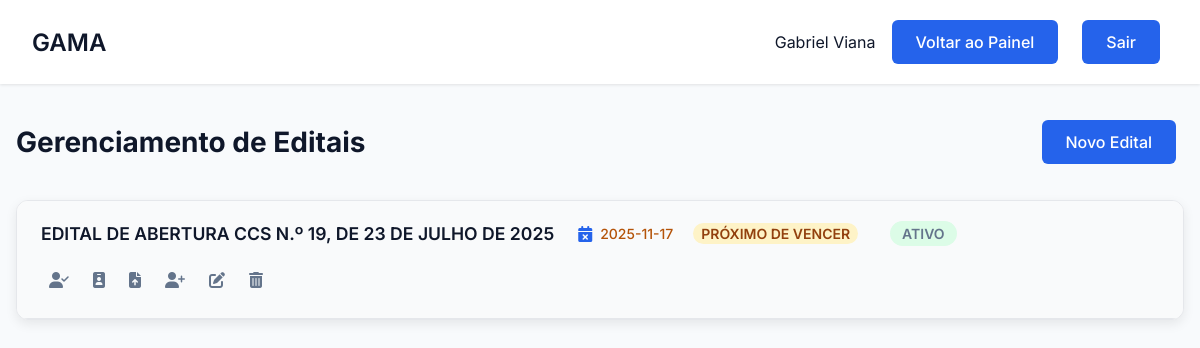
The app's page /edital/painel (signed in) with its own data.
### tables this page shows
CREATE TABLE Edital (
        id_edital INTEGER PRIMARY KEY AUTOINCREMENT,
        numero_edital TEXT NOT NULL UNIQUE,
        data_edital DATE NOT NULL,
        data_publicacao DATE NOT NULL,
        vencimento_edital DATE NOT NULL,
        prazo_prorrogacao INTEGER,
        status TEXT NOT NULL CHECK (status IN ('ativo', 'inativo', 'prorrogado'))
    );

### gama/routes/edital_routes.py (the view)
@edital_bp.route('/painel')
def painel():
    if not check_admin():
        flash('Acesso negado. Apenas administradores podem gerenciar editais.', 'error')
        return redirect(url_for('auth.login'))
    editais_raw = Edital.get_all()
    editais_com_status_vencimento = []
    hoje = date.today()
    tres_meses_frente = hoje + timedelta(days=90)
    for edital_tuple in editais_raw:
        edital_lista = list(edital_tuple)
        status_vencimento = 'ok'
        try:
            data_vencimento = datetime.strptime(edital_lista[4], '%Y-%m-%d').date()
            if data_vencimento < hoje:
                status_vencimento = 'vencido'
            elif hoje <= data_vencimento <= tres_meses_frente:
                status_vencimento = 'proximo'
        except (ValueError, TypeError):
            pass
        edital_lista.append(status_vencimento)
        editais_com_status_vencimento.append(edital_lista)
    candidatos_agrupados = {}
    candidatos_simples = {}
    for edital in editais_com_status_vencimento:
        todos_candidatos_do_edital = Candidato.get_by_edital(edital[0])
        candidatos_simples[edital[0]] = todos_candidatos_do_edital
        candidatos_agrupados_por_cargo = defaultdict(list)
        for candidato in todos_candidatos_do_edital:
            nome_cargo = candidato[11]
            candidatos_agrupados_por_cargo[nome_cargo].append(candidato)
        candidatos_agrupados[edital[0]] = dict(sorted(candidatos_agrupados_por_cargo.items()))
    opcoes_unidade = Opcao.get_por_tipo('unidade')
    vagas_livres = Vaga.get_all_vagas_livres()
    return render_template(
        'edital.html',
        nome=session.get('nome'),
        editais=editais_com_status_vencimento,
        candidatos_por_edital_agrupado=candidatos_agrupados,
        candidatos_por_edital_simples=candidatos_simples,
        opcoes_unidade=opcoes_unidade,
        vagas_livres=vagas_livres
    )

### app.py (called while the page is built)
@app.before_request
def make_session_permanent():
    session.permanent = True

### gama/database/database.py (called while the page is built)
def conectar():
    diretorio_db = "gama/database"
    if not os.path.exists(diretorio_db):
        os.makedirs(diretorio_db)
    return sqlite3.connect(f"{diretorio_db}/editais.db")

### gama/models/configuracao.py (called while the page is built)
    @staticmethod
    def get_por_tipo(tipo_opcao):
        conn = conectar()
        conn.row_factory = sqlite3.Row # Retorna como dicionário
        cursor = conn.cursor()
        try:
            cursor.execute("SELECT * FROM Opcao WHERE tipo_opcao = ? ORDER BY valor_opcao", (tipo_opcao,))
            return [dict(row) for row in cursor.fetchall()]
        except sqlite3.Error as e:
            print(f"Erro ao buscar opções: {e}")
            return []
        finally:
            conn.close()

### gama/models/edital.py (called while the page is built)
    @staticmethod
    def get_all():
        conn = conectar()
        cursor = conn.cursor()
        try:
            cursor.execute("SELECT * FROM Edital ORDER BY data_publicacao DESC")
            return cursor.fetchall()
        except sqlite3.Error as e:
            print(f"Erro ao buscar editais: {e}")
            return []
        finally:
            conn.close()

### gama/models/vaga.py (called while the page is built)
    @staticmethod
    def get_all_vagas_livres():
        conn = conectar()
        conn.row_factory = sqlite3.Row
        cursor = conn.cursor()
        try:
            cursor.execute("""
                SELECT v.id, v.cod_vaga, v.area, cg.nome_cargo
                FROM Vaga v
                JOIN CargoGestao cg ON v.cargo_gestao_id = cg.id
                WHERE v.situacao = 'Livre'
                ORDER BY cg.nome_cargo, v.cod_vaga
            """)
            return [dict(row) for row in cursor.fetchall()]
        except sqlite3.Error as e:
            print(f"Erro ao buscar vagas livres: {e}")
            return []
        finally:
            conn.close()

### gama/routes/edital_routes.py (called while the page is built)
def check_admin():
    return 'usuario_id' in session and session.get('tipo') == 'administrador' or 'usuario'

### gama/templates/edital.html (shortened to what this page needs)
<!DOCTYPE html>
<html lang="pt-BR">
<head>
    <link rel="stylesheet" href="{{ url_for('static', filename='css/edital.css') }}">
    <link rel="stylesheet" href="https://cdnjs.cloudflare.com/ajax/libs/font-awesome/6.5.0/css/all.min.css">
</head>
<body>
    <div class="dashboard">
        <header class="dashboard-header">
            <nav class="dashboard-nav container">
                <h1 class="dashboard-title">GAMA</h1>
                <div class="dashboard-user">
                    <span>{{ session.get('nome') }}</span>
                    {% if session.get('tipo') == 'administrador' %}
                        <a href="{{ url_for('admin.painel_admin') }}" class="btn btn-primary">Voltar ao Painel</a>
                    {% else %}
                        <a href="{{ url_for('usuarios.painel_usuario') }}" class="btn btn-primary">Voltar ao Painel</a>
                    {% endif %}
                    <a href="{{ url_for('auth.logout') }}" class="btn btn-primary">Sair</a>
                </div>
            </nav>
        </header>
        <main class="dashboard-content container">
            <div class="section-header">
                <h2 class="page-title">Gerenciamento de Editais</h2>
                <button class="btn btn-primary" onclick="openEditalModal(null)">
                     Novo Edital
                </button>
            </div>
            {% for edital in editais %}
            <div class="edital-card" id="edital-{{ edital[0] }}">
                <div class="edital-header" onclick="toggleContent('body-edital-{{ edital[0] }}', this)">
                    <div class="edital-info">
                        <strong>{{ edital[1] }}</strong>
                        {% set status_vencimento = edital[7] %}
                        <span class="status-vencimento {{ status_vencimento }}" title="Data de Vencimento">
                            <i class="fas fa-calendar-times"></i> {{ edital[4] }}
                            {% if status_vencimento == 'proximo' %}<span class="aviso-lateral proximo">Próximo de vencer</span>{% endif %}
                        </span>
                        <span title="Status">
                            {% if edital[6] == 'ativo' %}<span class="badge badge-success">Ativo</span>
                            {% elif edital[6] == 'inativo' %}<span class="badge badge-danger">Inativo</span>
                            {% else %}<span class="badge badge-warning">Prorrogado</span>{% endif %}
                        </span>
                    </div>
                    <div class="actions">
                        <button class="icon-button" title="Nomear em Lote" onclick="event.stopPropagation(); openNomearLoteModal({{ edital[0] }});"><i class="fas fa-user-check"></i></button>
                        <button class="icon-button" title="Empossar em Lote (marcar nomeados como empossados)" onclick="event.stopPropagation(); openEmpossarLoteModal({{ edital[0] }});"><i class="fas fa-id-badge"></i></button>
                        <button class="icon-button" title="Adicionar em Lote" onclick="event.stopPropagation(); openLoteModal({{ edital[0] }});"><i class="fas fa-file-upload"></i></button>
                        <button class="icon-button" title="Adicionar Candidato" onclick="event.stopPropagation(); openCandidatoModal(null, {{ edital[0] }});"><i class="fas fa-user-plus"></i></button>
                        <button class="icon-button" title="Editar Edital" data-edital='{{ edital|tojson }}' onclick="event.stopPropagation(); openEditalModal(this)"><i class="fas fa-edit"></i></button>
                        <form action="{{ url_for('edital.remover_edital', id_edital=edital[0]) }}" method="POST" onsubmit="return confirm('Atenção! Isso removerá o edital e todos os seus candidatos. Deseja continuar?');" style="display: inline;">
                            <button type="submit" class="icon-button" title="Remover Edital"><i class="fas fa-trash-alt"></i></button>
                        </form>
                    </div>
                </div>
            </div>
            {% else %}
                <div class="empty-state"><i class="fas fa-file-excel"></i><p>Nenhum edital encontrado.</p></div>
            {% endfor %}
        </main>
    </div>
</body>
</html>

### gama/static/css/edital.css (style rules this page uses)
:root { --primary: #2563eb; --primary-dark: #4338ca; --secondary: #64748b; --danger: #ef4444; --success: #22c55e; --background: #f8fafc; --surface: #ffffff; --text: #0f172a; --text-light: #64748b; }
* { margin: 0; padding: 0; box-sizing: border-box; font-family: 'Inter', sans-serif; }
body { background-color: var(--background); color: var(--text); min-height: 100vh; }
.container { max-width: 1200px; margin: 0 auto; padding: 0 1rem; }
.btn { display: inline-flex; align-items: center; justify-content: center; padding: 0.75rem 1.5rem; margin-right: 0.5rem; margin-top: 0.25rem; margin-bottom: 0.25rem; background-color: var(--primary); color: white; font-size: 1rem; font-weight: 500; border-radius: 6px; cursor: pointer; transition: all 0.2s; border: none; text-decoration: none; }
.btn-primary { background-color: var(--primary); color: white; }
.dashboard { min-height: 100vh; display: grid; grid-template-rows: auto 1fr; }
.dashboard-header { background: var(--surface); padding: 1rem; box-shadow: 0 1px 3px 0 rgb(0 0 0 / 0.1); margin-bottom: 2rem; }
.dashboard-nav { display: flex; justify-content: space-between; align-items: center; }
.dashboard-title { font-size: 1.5rem; font-weight: 600; }
.dashboard-user { display: flex; align-items: center; gap: 1rem; }
.dashboard-content { padding-top: 0; padding-bottom: 2rem; }
.page-title { font-weight: 700; color: var(--text); font-size: 1.75rem; }
.section-header { display: flex; justify-content: space-between; align-items: center; margin-bottom: 2rem; }
.edital-card { background: var(--surface); border-radius: 12px; box-shadow: 0 4px 12px rgba(0, 0, 0, 0.08); margin-bottom: 1.5rem; overflow: hidden; border: 1px solid #e5e7eb; }
.edital-header { background: #f9fafb; padding: 1.25rem 1.5rem; border-bottom: 1px solid #e5e7eb; display: flex; align-items: center; justify-content: space-between; cursor: pointer; gap: 1rem; flex-wrap: wrap; }
.edital-info { display: flex; gap: 1.5rem; flex-wrap: wrap; align-items: center; flex-grow: 1; }
.edital-info strong { font-size: 1.1rem; font-weight: 600; color: var(--text); }
.edital-info span { display: flex; align-items: center; gap: 0.5rem; font-size: 0.875rem; color: var(--text-light); }
.edital-info i { color: var(--primary); font-size: 1rem; }
.badge { font-size: 0.75rem; padding: 0.25rem 0.75rem; border-radius: 9999px; font-weight: 600; text-transform: uppercase; margin-left: 0.5rem; }
.badge-success { background: #dcfce7; color: #166534; }
.actions { display: flex; gap: 0.5rem; align-items: center; }
.icon-button { background: none; border: none; color: var(--text-light); cursor: pointer; font-size: 1rem; padding: 0.5rem; transition: color 0.2s; }
.status-vencimento { display: flex; align-items: center; }
.status-vencimento.proximo { color: #b45309; font-weight: 500; }
.aviso-lateral { font-size: 0.75rem; font-weight: 600; margin-left: 0.75rem; padding: 0.15rem 0.5rem; border-radius: 9999px; text-transform: uppercase; white-space: nowrap; }
.aviso-lateral.proximo { background-color: #fef3c7; color: #92400e; }

### records on screen
Edital: numero_edital "EDITAL DE ABERTURA CCS N.º 19, DE 23 DE JULHO DE 2025", vencimento_edital "2025-11-17", status "ATIVO"

### other values on screen
{{ session.get('nome') }} "Gabriel Viana"
